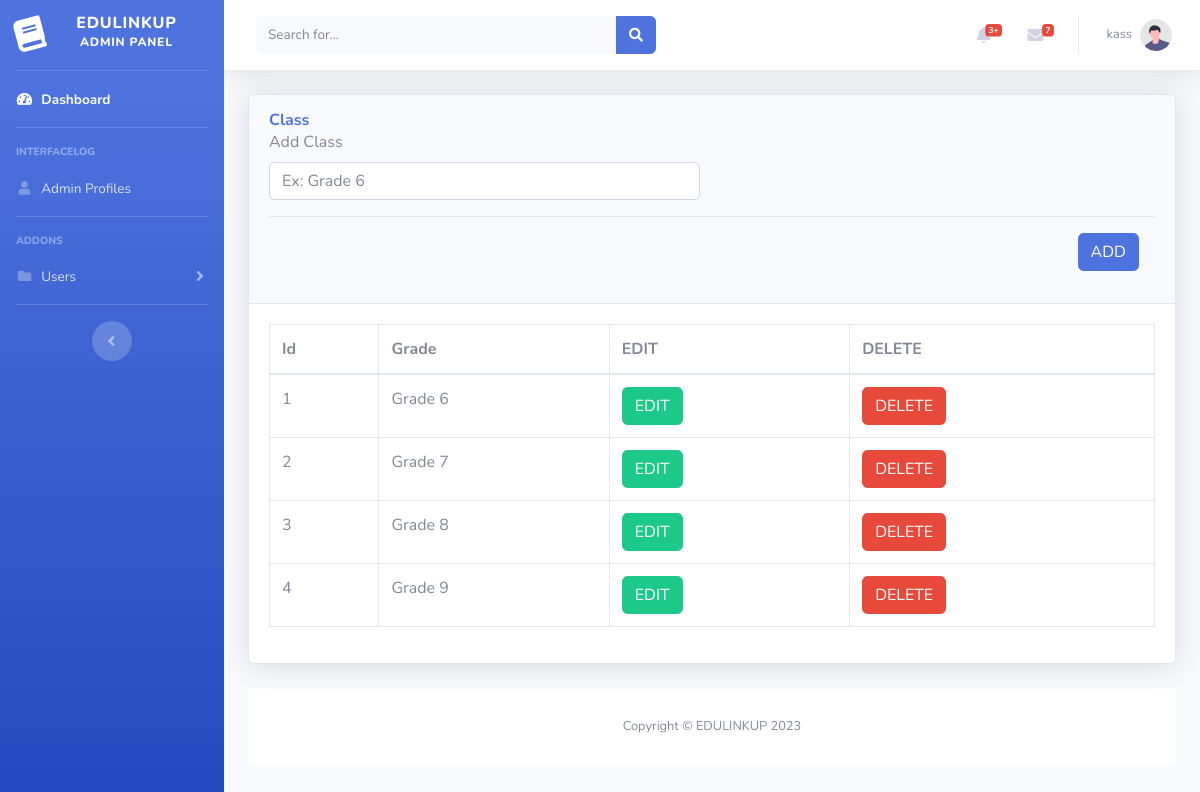
The app's page /Admin/add_class.php (signed in) with its own data.
### tables this page shows
CREATE TABLE `grade` (
  `gid` int(11) NOT NULL,
  `grade` varchar(8) NOT NULL
);

### Admin/add_class.php (the view, shortened to what this page needs)
<?php
include 'includes/header.php';
include 'includes/navbar.php';
include 'includes/connection.php';
?>
<div class="container-fluid">
  <div class="card shadow mb-4">
    <div class="card-header py-3">
      <h6 class="m-0 font-weight-bold text-primary">Class
      </h6>
      <form action="submitForm.php" method="post" class="row g-3">
      <div class="col-6">
    <label for="inputClass" class="form-label">Add Class</label>
    <input type="text" name="addclass" class="form-control mb-3" id="inputClass" placeholder="Ex: Grade 6" required>
  </div>
  <div class="col-12">
  <div class="modal-footer">
    <button type="submit" id="liveToastBtn" name="addclassbtn" class="btn btn-primary">ADD</button>
  </div>
  </div>
</form>
    </div>
    <div class="card-body">
      <div class="table-responsive">
        <?php
$sql = "SELECT * FROM grade";
$result = mysqli_query($conn, $sql);
?>
        <table class="table table-bordered" id="dataTable" width="100%" cellspacing="0">
          <thead>
            <tr>
              <th>Id</th>
              <th>Grade</th>
              <th>EDIT</th>
              <th>DELETE</th>
            </tr>
          </thead>
          <tbody>
            <?php
if (mysqli_num_rows($result) > 0) {
    while ($row = mysqli_fetch_assoc($result)) {
        ?>
              <tr>
                <td><?php echo $row['gid']; ?></td>
                <td><?php echo $row['grade']; ?></td>
                <td>
                  <form action="classEdit.php" method="post">
                    <button type="submit" name="editBtn" class="btn btn-success">EDIT</button></td>
                <td>
                  <form action="submitForm.php" method="post">
                    <button type="submit" name="deleteclassBtn" class="btn btn-danger">DELETE</button>
                  </form>
                </td>
              </tr>
            <?php
    }
} else {
    echo "No Record Found";
}
?>
          </tbody>
        </table>
      </div>
    </div>
  </div>
<?php
include 'includes/footer.php';
?>

### records on screen
grade: gid "1", grade "Grade 6"
grade: gid "2", grade "Grade 7"
grade: gid "3", grade "Grade 8"
grade: gid "4", grade "Grade 9"

### other values on screen
$_SESSION['username'] "kass"
